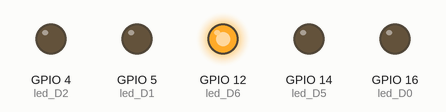
This program was run on a simulated ESP8266 board running MicroPython. On the bench: output pins drawn as LEDs (lit = HIGH).

Above: at 0.05 s.
At 0.77 s:
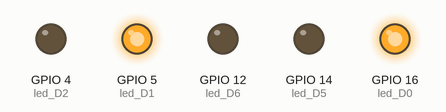
At 1.6 s:
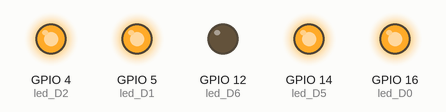
At 2.27 s:
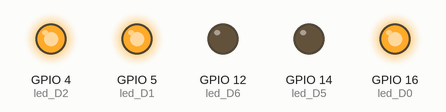
At 3.92 s:
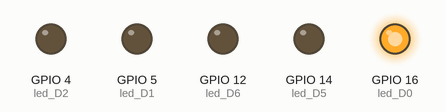
At 6.5 s:
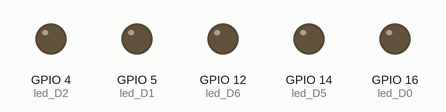
Timing chart, 0 to 7.8 s (numbered marks = the images above):
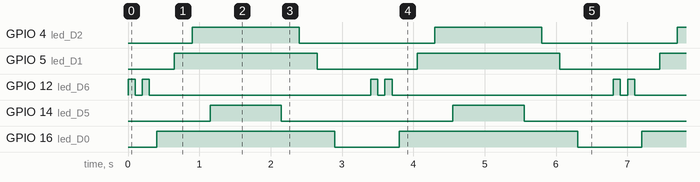

Measured:
- by itself, GPIO 4 (led_D2): alternates HIGH for 1.5 s and LOW for 1.9 s
- by itself, GPIO 5 (led_D1): alternates HIGH for 2.0 s and LOW for 1.4 s
- by itself, GPIO 12 (led_D6): repeats every 3.4 s: LOW 0.10 s, HIGH 0.10 s, LOW 3.1 s, HIGH 0.10 s
- by itself, GPIO 14 (led_D5): alternates HIGH for 1.0 s and LOW for 2.4 s
- by itself, GPIO 16 (led_D0): alternates HIGH for 2.5 s and LOW for 0.90 s

The program:

04_SecuenciaVariosLedsAlternadosTestigo.py
```python
from machine import Pin
import time

led_D0 = Pin(16, Pin.OUT)#D0
led_D1 = Pin(5, Pin.OUT)#D1
led_D2 = Pin(4, Pin.OUT)#D2
led_D5 = Pin(14, Pin.OUT)#D5
led_D6 = Pin(12, Pin.OUT)#D6 TESTIGO

#Eficientizamos a una sola funcion parametrizada

def delay(miliSegundos):

    time.sleep_ms(miliSegundos)


def ledTestigo():

    for i in range(2):

        led_D6.on()
        delay(100)
        led_D6.off()
        delay(100)


def encenderApagarSucesivosRapido():

    led_D0.on()
    delay(250)
    led_D1.on()
    delay(250)
    led_D2.on()
    delay(250)
    led_D5.on()

    delay(1000)

    led_D5.off()
    delay(250)
    led_D2.off()
    delay(250)
    led_D1.off()
    delay(250)
    led_D0.off()

    delay(500)


while True:

    ledTestigo()

    encenderApagarSucesivosRapido()
```
